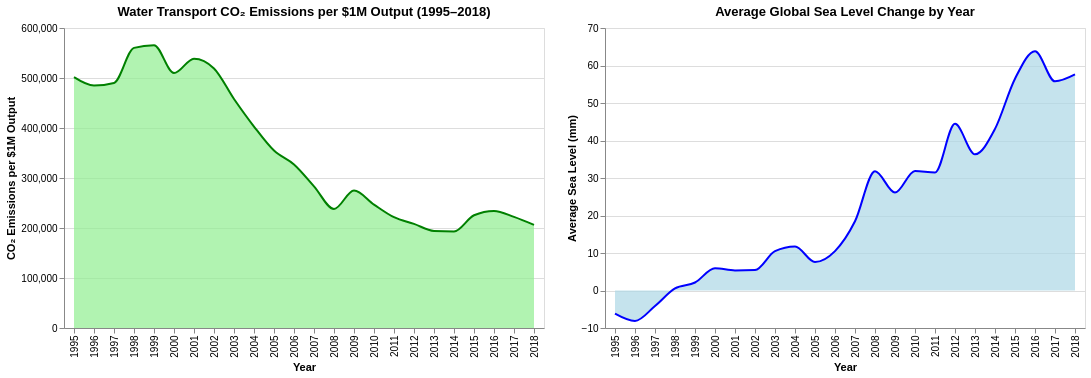

The code cell stored with this chart in its notebook:
### Code cell
import altair as alt

# Line + area for emissions per $1M output (green)
emission_chart = alt.Chart(emission_per_million_df).mark_area(
    line={'color': 'green'},
    color='lightgreen',
    interpolate='monotone'
).encode(
    x=alt.X('Year:O', title='Year'),
    y=alt.Y('emission_per_million:Q', title='CO₂ Emissions per $1M Output'),
    tooltip=['Year', 'emission_per_million']
).properties(
    title='Water Transport CO₂ Emissions per $1M Output (1995–2018)',
)

# Line + area for sea levels (blue)
sea_level_chart = alt.Chart(yearly_sea_levels).mark_area(
    line={'color': 'blue'},
    color='lightblue',
    interpolate='monotone'
).encode(
    x=alt.X('Year:O', title='Year'),
    y=alt.Y('AvgSeaLevel:Q', title='Average Sea Level (mm)'),
    tooltip=['Year', 'AvgSeaLevel']
).properties(
    title='Average Global Sea Level Change by Year',
)

# Combine side-by-side
combined_chart = alt.hconcat(emission_chart, sea_level_chart)
combined_chart

### Figure 1 — Vega-Lite specification as saved in the notebook (floating-point values rounded to 4 significant figures)
{"config": {"view": {"continuousWidth": 300, "continuousHeight": 300}}, "hconcat": [{"data": {"name": "data-3339189914565d920a70d56889738bea"}, "mark": {"type": "area", "color": "lightgreen", "interpolate": "monotone", "line": {"color": "green"}}, "encoding": {"tooltip": [{"field": "Year", "type": "quantitative"}, {"field": "emission_per_million", "type": "quantitative"}], "x": {"field": "Year", "title": "Year", "type": "ordinal"}, "y": {"field": "emission_per_million", "title": "CO₂ Emissions per $1M Output", "type": "quantitative"}}, "title": "Water Transport CO₂ Emissions per $1M Output (1995–2018)"}, {"data": {"name": "data-0447aaa2d70842961af97266603b6e6a"}, "mark": {"type": "area", "color": "lightblue", "interpolate": "monotone", "line": {"color": "blue"}}, "encoding": {"tooltip": [{"field": "Year", "type": "quantitative"}, {"field": "AvgSeaLevel", "type": "quantitative"}], "x": {"field": "Year", "title": "Year", "type": "ordinal"}, "y": {"field": "AvgSeaLevel", "title": "Average Sea Level (mm)", "type": "quantitative"}}, "title": "Average Global Sea Level Change by Year"}], "$schema": "https://vega.github.io/schema/vega-lite/v5.20.1.json", "datasets": {"data-3339189914565d920a70d56889738bea": [{"Year": 1995, "emission_per_million": 501700.0}, {"Year": 1996, "emission_per_million": 484900.0}, {"Year": 1997, "emission_per_million": 490100.0}, {"Year": 1998, "emission_per_million": 560300.0}, {"Year": 1999, "emission_per_million": 565600.0}, {"Year": 2000, "emission_per_million": 509800.0}, {"Year": 2001, "emission_per_million": 538600.0}, {"Year": 2002, "emission_per_million": 519100.0}, {"Year": 2003, "emission_per_million": 458000.0}, {"Year": 2004, "emission_per_million": 403000.0}, {"Year": 2005, "emission_per_million": 354800.0}, {"Year": 2006, "emission_per_million": 327000.0}, {"Year": 2007, "emission_per_million": 283400.0}, {"Year": 2008, "emission_per_million": 238000.0}, {"Year": 2009, "emission_per_million": 275000.0}, {"Year": 2010, "emission_per_million": 246900.0}, {"Year": 2011, "emission_per_million": 221600.0}, {"Year": 2012, "emission_per_million": 208200.0}, {"Year": 2013, "emission_per_million": 194100.0}, {"Year": 2014, "emission_per_million": 193100.0}, {"Year": 2015, "emission_per_million": 225500.0}, {"Year": 2016, "emission_per_million": 234200.0}, {"Year": 2017, "emission_per_million": 222200.0}, {"Year": 2018, "emission_per_million": 206300.0}], "data-0447aaa2d70842961af97266603b6e6a": [{"Year": 1995, "AvgSeaLevel": -6.162, "AvgSeaLevel_smoothed": null}, {"Year": 1996, "AvgSeaLevel": -8.102, "AvgSeaLevel_smoothed": -6.13}, {"Year": 1997, "AvgSeaLevel": -4.126, "AvgSeaLevel_smoothed": -3.889}, {"Year": 1998, "AvgSeaLevel": 0.5605, "AvgSeaLevel_smoothed": -0.478}, {"Year": 1999, "AvgSeaLevel": 2.132, "AvgSeaLevel_smoothed": 2.872}, {"Year": 2000, "AvgSeaLevel": 5.925, "AvgSeaLevel_smoothed": 4.471}, {"Year": 2001, "AvgSeaLevel": 5.355, "AvgSeaLevel_smoothed": 5.576}, {"Year": 2002, "AvgSeaLevel": 5.447, "AvgSeaLevel_smoothed": 7.097}, {"Year": 2003, "AvgSeaLevel": 10.49, "AvgSeaLevel_smoothed": 9.223}, {"Year": 2004, "AvgSeaLevel": 11.73, "AvgSeaLevel_smoothed": 9.942}, {"Year": 2005, "AvgSeaLevel": 7.604, "AvgSeaLevel_smoothed": 9.95}, {"Year": 2006, "AvgSeaLevel": 10.51, "AvgSeaLevel_smoothed": 12.19}, {"Year": 2007, "AvgSeaLevel": 18.45, "AvgSeaLevel_smoothed": 20.26}, {"Year": 2008, "AvgSeaLevel": 31.8, "AvgSeaLevel_smoothed": 25.46}, {"Year": 2009, "AvgSeaLevel": 26.12, "AvgSeaLevel_smoothed": 29.94}, {"Year": 2010, "AvgSeaLevel": 31.89, "AvgSeaLevel_smoothed": 29.83}, {"Year": 2011, "AvgSeaLevel": 31.48, "AvgSeaLevel_smoothed": 35.93}, {"Year": 2012, "AvgSeaLevel": 44.43, "AvgSeaLevel_smoothed": 37.41}, {"Year": 2013, "AvgSeaLevel": 36.31, "AvgSeaLevel_smoothed": 41.28}, {"Year": 2014, "AvgSeaLevel": 43.09, "AvgSeaLevel_smoothed": 45.3}, {"Year": 2015, "AvgSeaLevel": 56.48, "AvgSeaLevel_smoothed": 54.46}, {"Year": 2016, "AvgSeaLevel": 63.82, "AvgSeaLevel_smoothed": 58.69}, {"Year": 2017, "AvgSeaLevel": 55.77, "AvgSeaLevel_smoothed": 59.06}, {"Year": 2018, "AvgSeaLevel": 57.6, "AvgSeaLevel_smoothed": null}]}}
